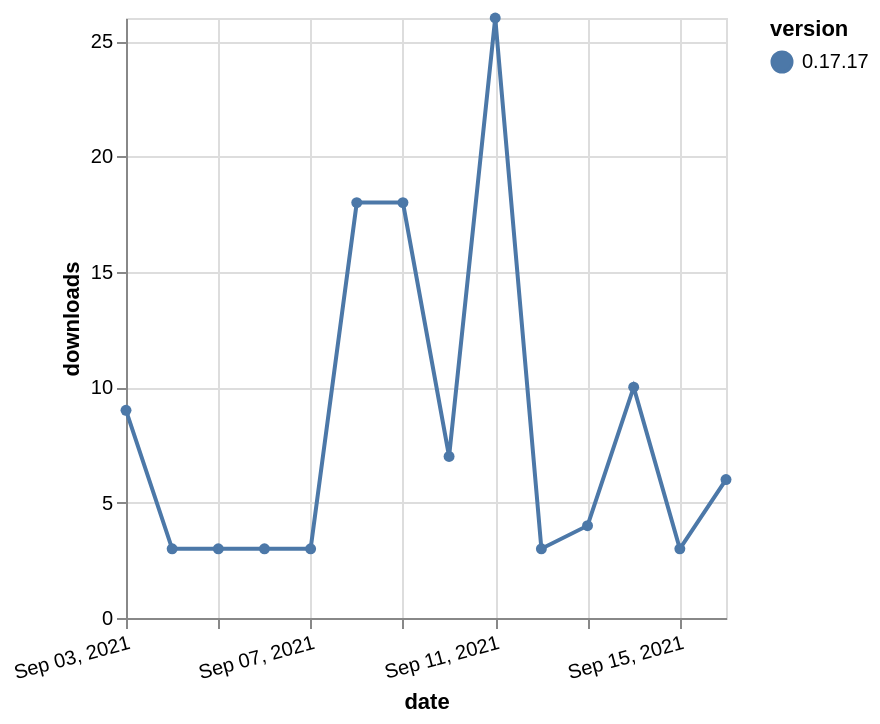

Here is the Vega-Lite specification saved for this chart:
### Vega-Lite specification from a JSON file in a GitHub repository (floating-point values rounded to 4 significant figures)
{"$schema": "https://vega.github.io/schema/vega-lite/v5.json", "description": "A simple bar chart with embedded data.", "data": {"values": [{"date": "2021-09-03", "total": 3399, "delta": 9, "version": "0.17.17"}, {"date": "2021-09-04", "total": 3402, "delta": 3, "version": "0.17.17"}, {"date": "2021-09-05", "total": 3405, "delta": 3, "version": "0.17.17"}, {"date": "2021-09-06", "total": 3408, "delta": 3, "version": "0.17.17"}, {"date": "2021-09-07", "total": 3411, "delta": 3, "version": "0.17.17"}, {"date": "2021-09-08", "total": 3429, "delta": 18, "version": "0.17.17"}, {"date": "2021-09-09", "total": 3447, "delta": 18, "version": "0.17.17"}, {"date": "2021-09-10", "total": 3454, "delta": 7, "version": "0.17.17"}, {"date": "2021-09-11", "total": 3480, "delta": 26, "version": "0.17.17"}, {"date": "2021-09-12", "total": 3483, "delta": 3, "version": "0.17.17"}, {"date": "2021-09-13", "total": 3487, "delta": 4, "version": "0.17.17"}, {"date": "2021-09-14", "total": 3497, "delta": 10, "version": "0.17.17"}, {"date": "2021-09-15", "total": 3500, "delta": 3, "version": "0.17.17"}, {"date": "2021-09-16", "total": 3506, "delta": 6, "version": "0.17.17"}]}, "width": "container", "mark": {"type": "line", "point": {"filled": true}}, "encoding": {"x": {"field": "date", "type": "temporal", "timeUnit": "yearmonthdate", "title": "date", "axis": {"labelAngle": -15}}, "y": {"field": "delta", "type": "quantitative", "title": "downloads"}, "color": {"field": "version", "type": "nominal"}, "tooltip": {"field": "delta"}}}
